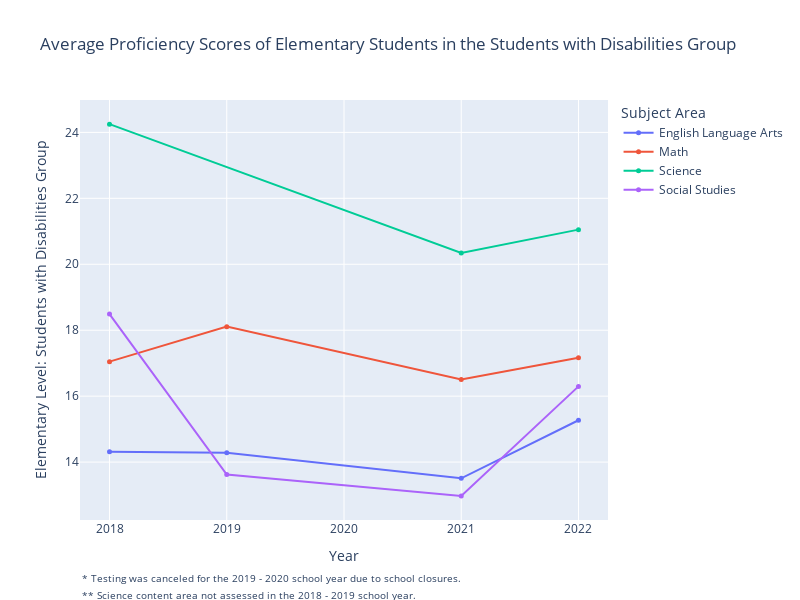

Here is the notebook cell this chart was saved with:
### Markdown cell above
### Proficiency By School Level, Subject, and Student Group

### Code cell
# Choose Your Level
lvl = 'Elementary'  # ('Elementary', 'Secondary', 'High', 'Other')

# Choose Your Student Group
grp = 'Students with Disabilities'  # Specify the desired student group

# Filter DataFrame for the chosen level and student group
filtered_data = assessments[(assessments['school_lvl'] == lvl) & (assessments['student_group'] == grp)]

# Calculate average pct_met_exceeded for each subject_area and year
average_data = filtered_data.groupby(['subject_area', 'year'])['pct_met_exceeded'].mean().reset_index()

# Create a line chart
fig = px.line(average_data, 
              x='year', 
              y='pct_met_exceeded', 
              color='subject_area',
              title=f'Average Proficiency Scores of {lvl} Students in the {grp} Group',
              height=600, 
              width=800)

# Update marker settings
fig.update_traces(mode='markers+lines', marker=dict(size=5))

# Disconnect lines from 2020
fig.update_traces(connectgaps=False)

# Update legends and axis labels
fig.update_layout(legend_title='Subject Area',
                  xaxis_title='Year',
                  yaxis_title=f'{lvl} Level: {grp} Group')

# Add footnotes
footnote1_text = "* Testing was canceled for the 2019 - 2020 school year due to school closures."
fig.add_annotation(text=footnote1_text, xref="paper", yref="paper", x=0, y=-0.16, showarrow=False, align='right', font=dict(size=10))
footnote2_text = "** Science content area not assessed in the 2018 - 2019 school year."
fig.add_annotation(text=footnote2_text, xref="paper", yref="paper", x=0, y=-0.2, showarrow=False, align='right', font=dict(size=10))

# Show the plot
fig.show()

### Figure 1 — Plotly figure (JSON) as saved in the notebook; plotly's stock layout.template omitted (floating-point values rounded to 4 significant figures)
{"data": [{"connectgaps": false, "hovertemplate": "subject_area=English Language Arts<br>year=%{x}<br>pct_met_exceeded=%{y}<extra></extra>", "legendgroup": "English Language Arts", "line": {"color": "#636efa", "dash": "solid"}, "marker": {"size": 5, "symbol": "circle"}, "mode": "markers+lines", "name": "English Language Arts", "orientation": "v", "showlegend": true, "type": "scatter", "x": [2018, 2019, 2021, 2022], "xaxis": "x", "y": [14.31, 14.29, 13.51, 15.27], "yaxis": "y"}, {"connectgaps": false, "hovertemplate": "subject_area=Math<br>year=%{x}<br>pct_met_exceeded=%{y}<extra></extra>", "legendgroup": "Math", "line": {"color": "#EF553B", "dash": "solid"}, "marker": {"size": 5, "symbol": "circle"}, "mode": "markers+lines", "name": "Math", "orientation": "v", "showlegend": true, "type": "scatter", "x": [2018, 2019, 2021, 2022], "xaxis": "x", "y": [17.05, 18.11, 16.51, 17.17], "yaxis": "y"}, {"connectgaps": false, "hovertemplate": "subject_area=Science<br>year=%{x}<br>pct_met_exceeded=%{y}<extra></extra>", "legendgroup": "Science", "line": {"color": "#00cc96", "dash": "solid"}, "marker": {"size": 5, "symbol": "circle"}, "mode": "markers+lines", "name": "Science", "orientation": "v", "showlegend": true, "type": "scatter", "x": [2018, 2021, 2022], "xaxis": "x", "y": [24.25, 20.34, 21.05], "yaxis": "y"}, {"connectgaps": false, "hovertemplate": "subject_area=Social Studies<br>year=%{x}<br>pct_met_exceeded=%{y}<extra></extra>", "legendgroup": "Social Studies", "line": {"color": "#ab63fa", "dash": "solid"}, "marker": {"size": 5, "symbol": "circle"}, "mode": "markers+lines", "name": "Social Studies", "orientation": "v", "showlegend": true, "type": "scatter", "x": [2018, 2019, 2021, 2022], "xaxis": "x", "y": [18.49, 13.62, 12.98, 16.3], "yaxis": "y"}], "layout": {"annotations": [{"align": "right", "font": {"size": 10}, "showarrow": false, "text": "* Testing was canceled for the 2019 - 2020 school year due to school closures.", "x": 0, "xref": "paper", "y": -0.16, "yref": "paper"}, {"align": "right", "font": {"size": 10}, "showarrow": false, "text": "** Science content area not assessed in the 2018 - 2019 school year.", "x": 0, "xref": "paper", "y": -0.2, "yref": "paper"}], "height": 600, "legend": {"title": {"text": "Subject Area"}, "tracegroupgap": 0}, "title": {"text": "Average Proficiency Scores of Elementary Students in the Students with Disabilities Group"}, "width": 800, "xaxis": {"anchor": "y", "autorange": true, "domain": [0, 1], "range": [2018.0, 2022.0], "title": {"text": "Year"}, "type": "linear"}, "yaxis": {"anchor": "x", "autorange": true, "domain": [0, 1], "range": [12.24, 24.98], "title": {"text": "Elementary Level: Students with Disabilities Group"}, "type": "linear"}}}
